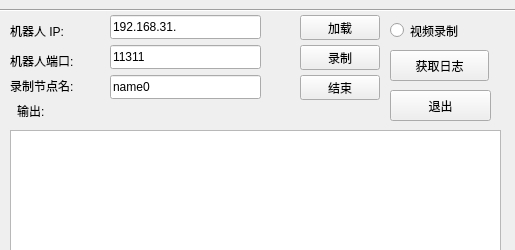
<?xml version="1.0" encoding="UTF-8"?>
<ui version="4.0">
 <class>LittleWin</class>
 <widget class="QWidget" name="LittleWin">
  <property name="geometry">
   <rect>
    <x>0</x>
    <y>0</y>
    <width>515</width>
    <height>250</height>
   </rect>
  </property>
  <property name="windowTitle">
   <string>Form</string>
  </property>
  <widget class="QLabel" name="label_2">
   <property name="geometry">
    <rect>
     <x>10</x>
     <y>50</y>
     <width>81</width>
     <height>21</height>
    </rect>
   </property>
   <property name="text">
    <string>机器人端口:</string>
   </property>
  </widget>
  <widget class="QPushButton" name="exit_button">
   <property name="geometry">
    <rect>
     <x>390</x>
     <y>90</y>
     <width>101</width>
     <height>31</height>
    </rect>
   </property>
   <property name="text">
    <string>退出</string>
   </property>
  </widget>
  <widget class="QLineEdit" name="lineEdit_Port">
   <property name="geometry">
    <rect>
     <x>110</x>
     <y>45</y>
     <width>151</width>
     <height>24</height>
    </rect>
   </property>
   <property name="text">
    <string>11311</string>
   </property>
  </widget>
  <widget class="QTextBrowser" name="textBrowser">
   <property name="geometry">
    <rect>
     <x>10</x>
     <y>130</y>
     <width>491</width>
     <height>121</height>
    </rect>
   </property>
  </widget>
  <widget class="QLineEdit" name="lineEdit_Node">
   <property name="geometry">
    <rect>
     <x>110</x>
     <y>75</y>
     <width>151</width>
     <height>24</height>
    </rect>
   </property>
   <property name="text">
    <string>name0</string>
   </property>
  </widget>
  <widget class="QPushButton" name="pushButton_2">
   <property name="geometry">
    <rect>
     <x>300</x>
     <y>45</y>
     <width>80</width>
     <height>25</height>
    </rect>
   </property>
   <property name="text">
    <string>录制</string>
   </property>
  </widget>
  <widget class="QLabel" name="label_3">
   <property name="geometry">
    <rect>
     <x>17</x>
     <y>100</y>
     <width>51</width>
     <height>21</height>
    </rect>
   </property>
   <property name="text">
    <string>输出:</string>
   </property>
  </widget>
  <widget class="QLineEdit" name="lineEdit_IP">
   <property name="geometry">
    <rect>
     <x>110</x>
     <y>15</y>
     <width>151</width>
     <height>24</height>
    </rect>
   </property>
   <property name="text">
    <string>192.168.31.</string>
   </property>
  </widget>
  <widget class="QPushButton" name="pushButton_3">
   <property name="geometry">
    <rect>
     <x>300</x>
     <y>75</y>
     <width>80</width>
     <height>25</height>
    </rect>
   </property>
   <property name="text">
    <string>结束</string>
   </property>
  </widget>
  <widget class="QLabel" name="label">
   <property name="geometry">
    <rect>
     <x>10</x>
     <y>15</y>
     <width>91</width>
     <height>31</height>
    </rect>
   </property>
   <property name="text">
    <string>机器人 IP:</string>
   </property>
  </widget>
  <widget class="QPushButton" name="pushButton">
   <property name="geometry">
    <rect>
     <x>300</x>
     <y>15</y>
     <width>80</width>
     <height>25</height>
    </rect>
   </property>
   <property name="text">
    <string>加载</string>
   </property>
  </widget>
  <widget class="QLabel" name="label_5">
   <property name="geometry">
    <rect>
     <x>10</x>
     <y>70</y>
     <width>81</width>
     <height>31</height>
    </rect>
   </property>
   <property name="text">
    <string>录制节点名:</string>
   </property>
  </widget>
  <widget class="QRadioButton" name="radioButton">
   <property name="enabled">
    <bool>true</bool>
   </property>
   <property name="geometry">
    <rect>
     <x>390</x>
     <y>20</y>
     <width>131</width>
     <height>21</height>
    </rect>
   </property>
   <property name="text">
    <string>视频录制</string>
   </property>
   <property name="checkable">
    <bool>true</bool>
   </property>
   <property name="checked">
    <bool>false</bool>
   </property>
  </widget>
  <widget class="Line" name="line">
   <property name="geometry">
    <rect>
     <x>-10</x>
     <y>0</y>
     <width>771</width>
     <height>20</height>
    </rect>
   </property>
   <property name="orientation">
    <enum>Qt::Horizontal</enum>
   </property>
  </widget>
  <widget class="QPushButton" name="getlog_button">
   <property name="enabled">
    <bool>true</bool>
   </property>
   <property name="geometry">
    <rect>
     <x>390</x>
     <y>50</y>
     <width>99</width>
     <height>31</height>
    </rect>
   </property>
   <property name="mouseTracking">
    <bool>false</bool>
   </property>
   <property name="text">
    <string>获取日志</string>
   </property>
  </widget>
 </widget>
 <tabstops>
  <tabstop>lineEdit_IP</tabstop>
  <tabstop>pushButton</tabstop>
  <tabstop>pushButton_2</tabstop>
  <tabstop>pushButton_3</tabstop>
  <tabstop>getlog_button</tabstop>
  <tabstop>lineEdit_Port</tabstop>
  <tabstop>lineEdit_Node</tabstop>
  <tabstop>radioButton</tabstop>
  <tabstop>textBrowser</tabstop>
  <tabstop>exit_button</tabstop>
 </tabstops>
 <resources/>
 <connections/>
</ui>
